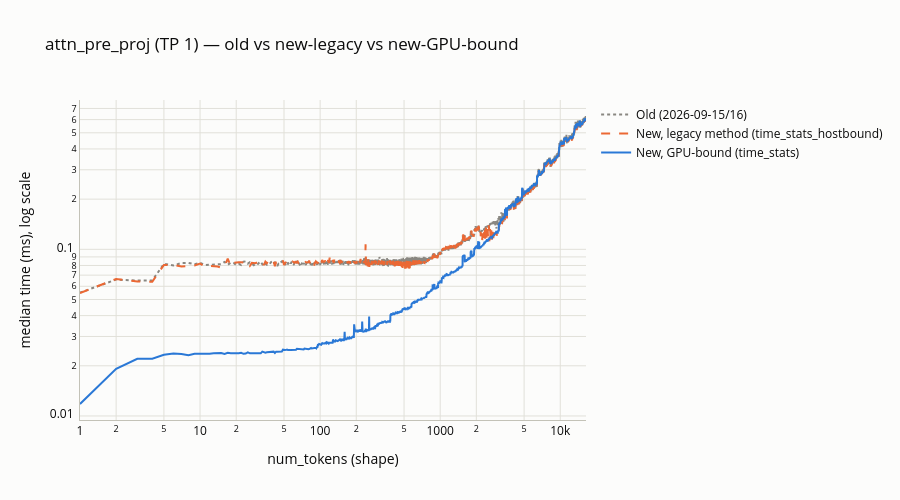
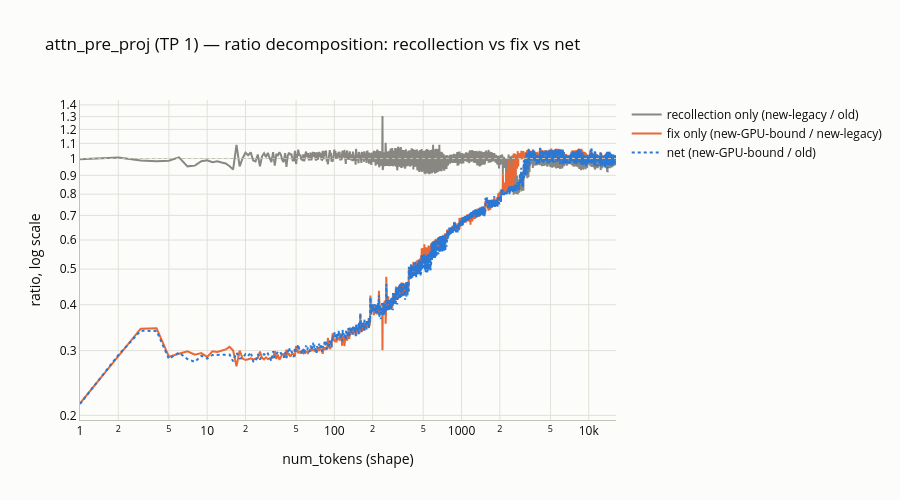
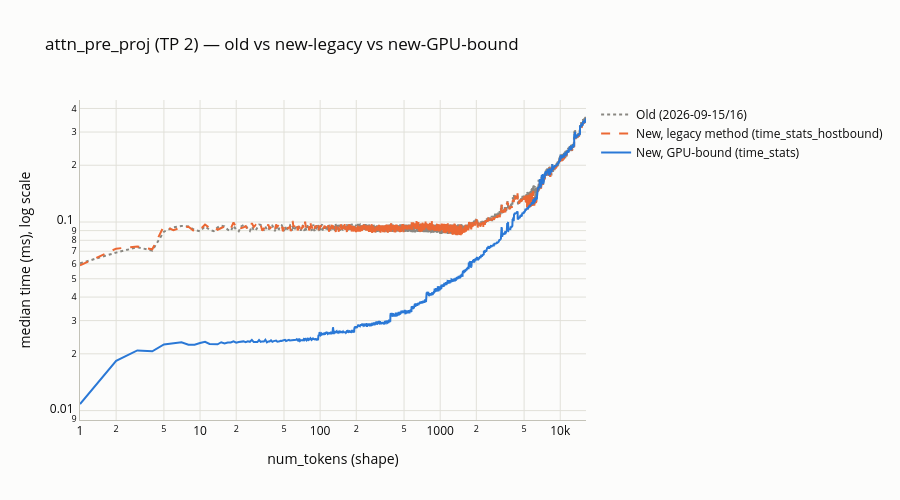
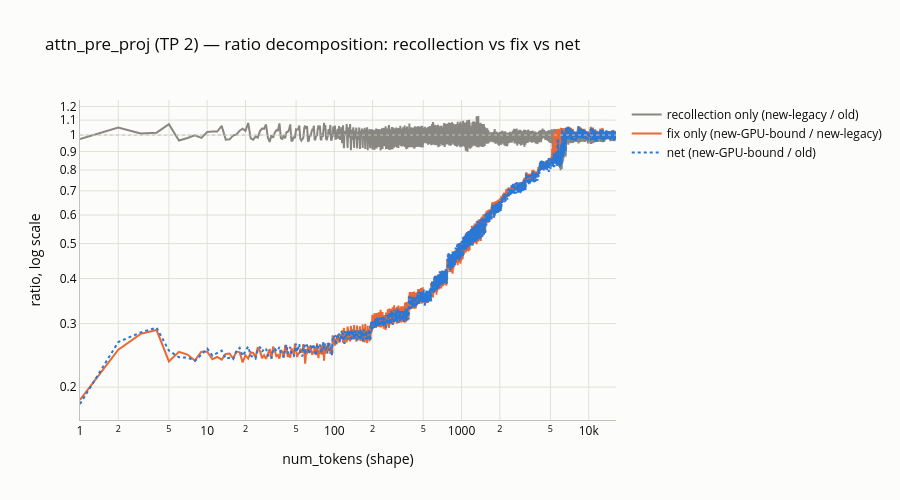

The notebook cell saved with these charts, in order:
### Markdown cell above
## `attn_pre_proj`

### Code cell
tps = sorted(set(tp_values_with_data(old, "attn_pre_proj")) & set(tp_values_with_data(new, "attn_pre_proj")))
for tp in tps:
    plot_overlay("attn_pre_proj", tp).show()
    plot_ratio_decomposition("attn_pre_proj", tp).show()

### Figure 1 — Plotly figure (JSON) as saved in the notebook; plotly's stock layout.template omitted (floating-point values rounded to 4 significant figures; data arrays with more than 128 entries replaced by an {"elided": "..."} marker saying what was removed)
{"data": [{"line": {"color": "#898781", "dash": "dot", "width": 2}, "mode": "lines", "name": "Old (2026-09-15/16)", "type": "scatter", "x": {"elided": "3327 int values"}, "y": {"elided": "3327 float values"}}, {"line": {"color": "#eb6834", "dash": "dash", "width": 2}, "mode": "lines", "name": "New, legacy method (time_stats_hostbound)", "type": "scatter", "x": {"elided": "3327 int values"}, "y": {"elided": "3327 float values"}}, {"line": {"color": "#2a78d6", "dash": "solid", "width": 2}, "mode": "lines", "name": "New, GPU-bound (time_stats)", "type": "scatter", "x": {"elided": "3327 int values"}, "y": {"elided": "3327 float values"}}], "layout": {"font": {"color": "#0b0b0b"}, "height": 500, "paper_bgcolor": "#fcfcfb", "plot_bgcolor": "#fcfcfb", "title": {"text": "attn_pre_proj (TP 1) — old vs new-legacy vs new-GPU-bound"}, "width": 900, "xaxis": {"gridcolor": "#e1e0d9", "linecolor": "#c3c2b7", "title": {"text": "num_tokens (shape)"}, "type": "log"}, "yaxis": {"gridcolor": "#e1e0d9", "linecolor": "#c3c2b7", "title": {"text": "median time (ms), log scale"}, "type": "log"}}}

### Figure 2 — Plotly figure (JSON) as saved in the notebook; plotly's stock layout.template omitted (floating-point values rounded to 4 significant figures; data arrays with more than 128 entries replaced by an {"elided": "..."} marker saying what was removed)
{"data": [{"line": {"color": "#898781", "width": 2}, "mode": "lines", "name": "recollection only (new-legacy / old)", "type": "scatter", "x": {"elided": "3327 int values"}, "y": {"elided": "3327 float values"}}, {"line": {"color": "#eb6834", "width": 2}, "mode": "lines", "name": "fix only (new-GPU-bound / new-legacy)", "type": "scatter", "x": {"elided": "3327 int values"}, "y": {"elided": "3327 float values"}}, {"line": {"color": "#2a78d6", "dash": "dot", "width": 2}, "mode": "lines", "name": "net (new-GPU-bound / old)", "type": "scatter", "x": {"elided": "3327 int values"}, "y": {"elided": "3327 float values"}}], "layout": {"font": {"color": "#0b0b0b"}, "height": 500, "paper_bgcolor": "#fcfcfb", "plot_bgcolor": "#fcfcfb", "shapes": [{"line": {"color": "#c3c2b7", "dash": "dot", "width": 1}, "type": "line", "x0": 0, "x1": 1, "xref": "x domain", "y0": 1.0, "y1": 1.0, "yref": "y"}], "title": {"text": "attn_pre_proj (TP 1) — ratio decomposition: recollection vs fix vs net"}, "width": 900, "xaxis": {"gridcolor": "#e1e0d9", "linecolor": "#c3c2b7", "title": {"text": "num_tokens (shape)"}, "type": "log"}, "yaxis": {"gridcolor": "#e1e0d9", "linecolor": "#c3c2b7", "title": {"text": "ratio, log scale"}, "type": "log"}}}

### Figure 3 — Plotly figure (JSON) as saved in the notebook; plotly's stock layout.template omitted (floating-point values rounded to 4 significant figures; data arrays with more than 128 entries replaced by an {"elided": "..."} marker saying what was removed)
{"data": [{"line": {"color": "#898781", "dash": "dot", "width": 2}, "mode": "lines", "name": "Old (2026-09-15/16)", "type": "scatter", "x": {"elided": "3327 int values"}, "y": {"elided": "3327 float values"}}, {"line": {"color": "#eb6834", "dash": "dash", "width": 2}, "mode": "lines", "name": "New, legacy method (time_stats_hostbound)", "type": "scatter", "x": {"elided": "3327 int values"}, "y": {"elided": "3327 float values"}}, {"line": {"color": "#2a78d6", "dash": "solid", "width": 2}, "mode": "lines", "name": "New, GPU-bound (time_stats)", "type": "scatter", "x": {"elided": "3327 int values"}, "y": {"elided": "3327 float values"}}], "layout": {"font": {"color": "#0b0b0b"}, "height": 500, "paper_bgcolor": "#fcfcfb", "plot_bgcolor": "#fcfcfb", "title": {"text": "attn_pre_proj (TP 2) — old vs new-legacy vs new-GPU-bound"}, "width": 900, "xaxis": {"gridcolor": "#e1e0d9", "linecolor": "#c3c2b7", "title": {"text": "num_tokens (shape)"}, "type": "log"}, "yaxis": {"gridcolor": "#e1e0d9", "linecolor": "#c3c2b7", "title": {"text": "median time (ms), log scale"}, "type": "log"}}}

### Figure 4 — Plotly figure (JSON) as saved in the notebook; plotly's stock layout.template omitted (floating-point values rounded to 4 significant figures; data arrays with more than 128 entries replaced by an {"elided": "..."} marker saying what was removed)
{"data": [{"line": {"color": "#898781", "width": 2}, "mode": "lines", "name": "recollection only (new-legacy / old)", "type": "scatter", "x": {"elided": "3327 int values"}, "y": {"elided": "3327 float values"}}, {"line": {"color": "#eb6834", "width": 2}, "mode": "lines", "name": "fix only (new-GPU-bound / new-legacy)", "type": "scatter", "x": {"elided": "3327 int values"}, "y": {"elided": "3327 float values"}}, {"line": {"color": "#2a78d6", "dash": "dot", "width": 2}, "mode": "lines", "name": "net (new-GPU-bound / old)", "type": "scatter", "x": {"elided": "3327 int values"}, "y": {"elided": "3327 float values"}}], "layout": {"font": {"color": "#0b0b0b"}, "height": 500, "paper_bgcolor": "#fcfcfb", "plot_bgcolor": "#fcfcfb", "shapes": [{"line": {"color": "#c3c2b7", "dash": "dot", "width": 1}, "type": "line", "x0": 0, "x1": 1, "xref": "x domain", "y0": 1.0, "y1": 1.0, "yref": "y"}], "title": {"text": "attn_pre_proj (TP 2) — ratio decomposition: recollection vs fix vs net"}, "width": 900, "xaxis": {"gridcolor": "#e1e0d9", "linecolor": "#c3c2b7", "title": {"text": "num_tokens (shape)"}, "type": "log"}, "yaxis": {"gridcolor": "#e1e0d9", "linecolor": "#c3c2b7", "title": {"text": "ratio, log scale"}, "type": "log"}}}
